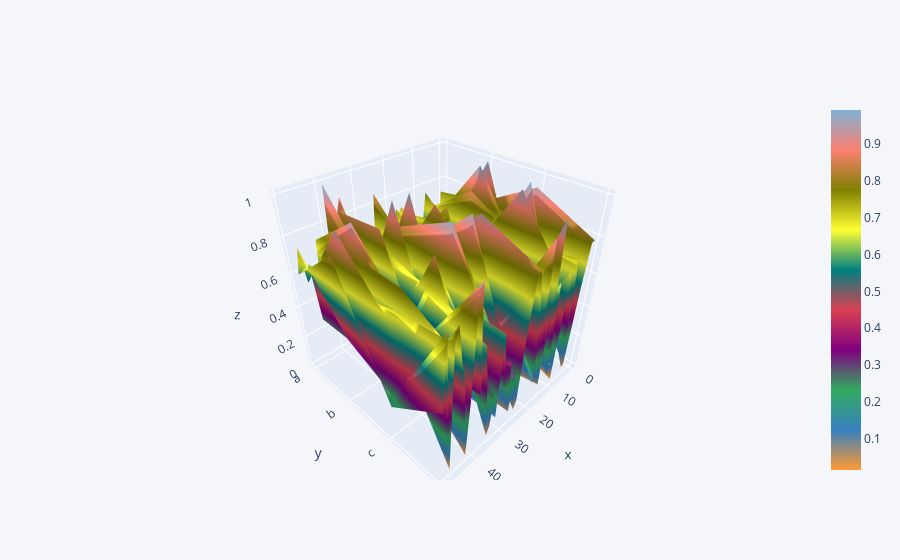

The cell this chart's notebook holds for it:
### Code cell
f1.iplot(kind='surface')

### Figure 1 — Plotly figure (JSON) as saved in the notebook; plotly's stock layout.template omitted (floating-point values rounded to 4 significant figures; data arrays with more than 128 entries replaced by an {"elided": "..."} marker saying what was removed)
{"data": [{"colorscale": [[0, "rgb(255, 153, 51)"], [0.1111, "rgb(55, 128, 191)"], [0.2222, "rgb(50, 171, 96)"], [0.3333, "rgb(128, 0, 128)"], [0.4444, "rgb(219, 64, 82)"], [0.5556, "rgb(0, 128, 128)"], [0.6667, "rgb(255, 255, 51)"], [0.7778, "rgb(128, 128, 0)"], [0.8889, "rgb(251, 128, 114)"], [1, "rgb(128, 177, 211)"]], "type": "surface", "x": [0, 1, 2, 3, 4, 5, 6, 7, 8, 9, 10, 11, 12, 13, 14, 15, 16, 17, 18, 19, 20, 21, 22, 23, 24, 25, 26, 27, 28, 29, 30, 31, 32, 33, 34, 35, 36, 37, 38, 39, 40, 41, 42, 43, 44, 45, 46, 47, 48, 49], "y": ["a", "b", "c", "d"], "z": {"elided": "4x50 float values"}}], "layout": {"legend": {"bgcolor": "#F5F6F9", "font": {"color": "#4D5663"}}, "paper_bgcolor": "#F5F6F9", "plot_bgcolor": "#F5F6F9", "title": {"font": {"color": "#4D5663"}}, "xaxis": {"gridcolor": "#E1E5ED", "showgrid": true, "tickfont": {"color": "#4D5663"}, "title": {"font": {"color": "#4D5663"}, "text": ""}, "zerolinecolor": "#E1E5ED"}, "yaxis": {"gridcolor": "#E1E5ED", "showgrid": true, "tickfont": {"color": "#4D5663"}, "title": {"font": {"color": "#4D5663"}, "text": ""}, "zerolinecolor": "#E1E5ED"}}}
